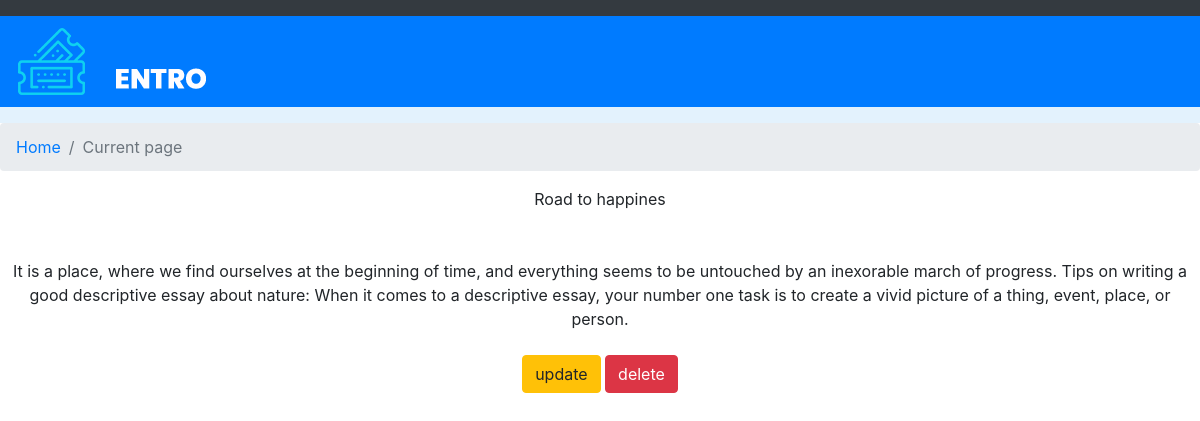
The page /photo/2 on the database its author committed.
### photoapp/models.py (models this page shows, shortened)
class photo(models.Model):
    tittle=models.TextField()
    des=models.TextField()
    img=models.ImageField(upload_to='pictures')

### photoapp/views.py (the view)
# urls.py: path('photo/<int:photo_id>',views.details,name='details'),
def details(request,photo_id):
    t=photo.objects.get(id=photo_id)
    return render(request,'details.html',{'p':t})

### templates/details.html
{% extends 'base.html' %}
{% block content %}
{{p.tittle}}<br><br><br>
{{p.des}}<br><br>
<a href="{% url 'update' p.id %}"class="btn btn-warning">update</a>
<a href="{% url 'delete' p.id %}" class="btn btn-danger">delete</a>
{% endblock %}

### rows shown on the page
photo: tittle "Road to happines", des "It is a place, where we find ourselves at the beginning of time, and everything seems to be untouched by an inexorable march of progress. Tips on writing a good descriptive essay about nature: When it comes to a descriptive essay, your number one task is to create a vivid picture of a thing, event, place, or person."
